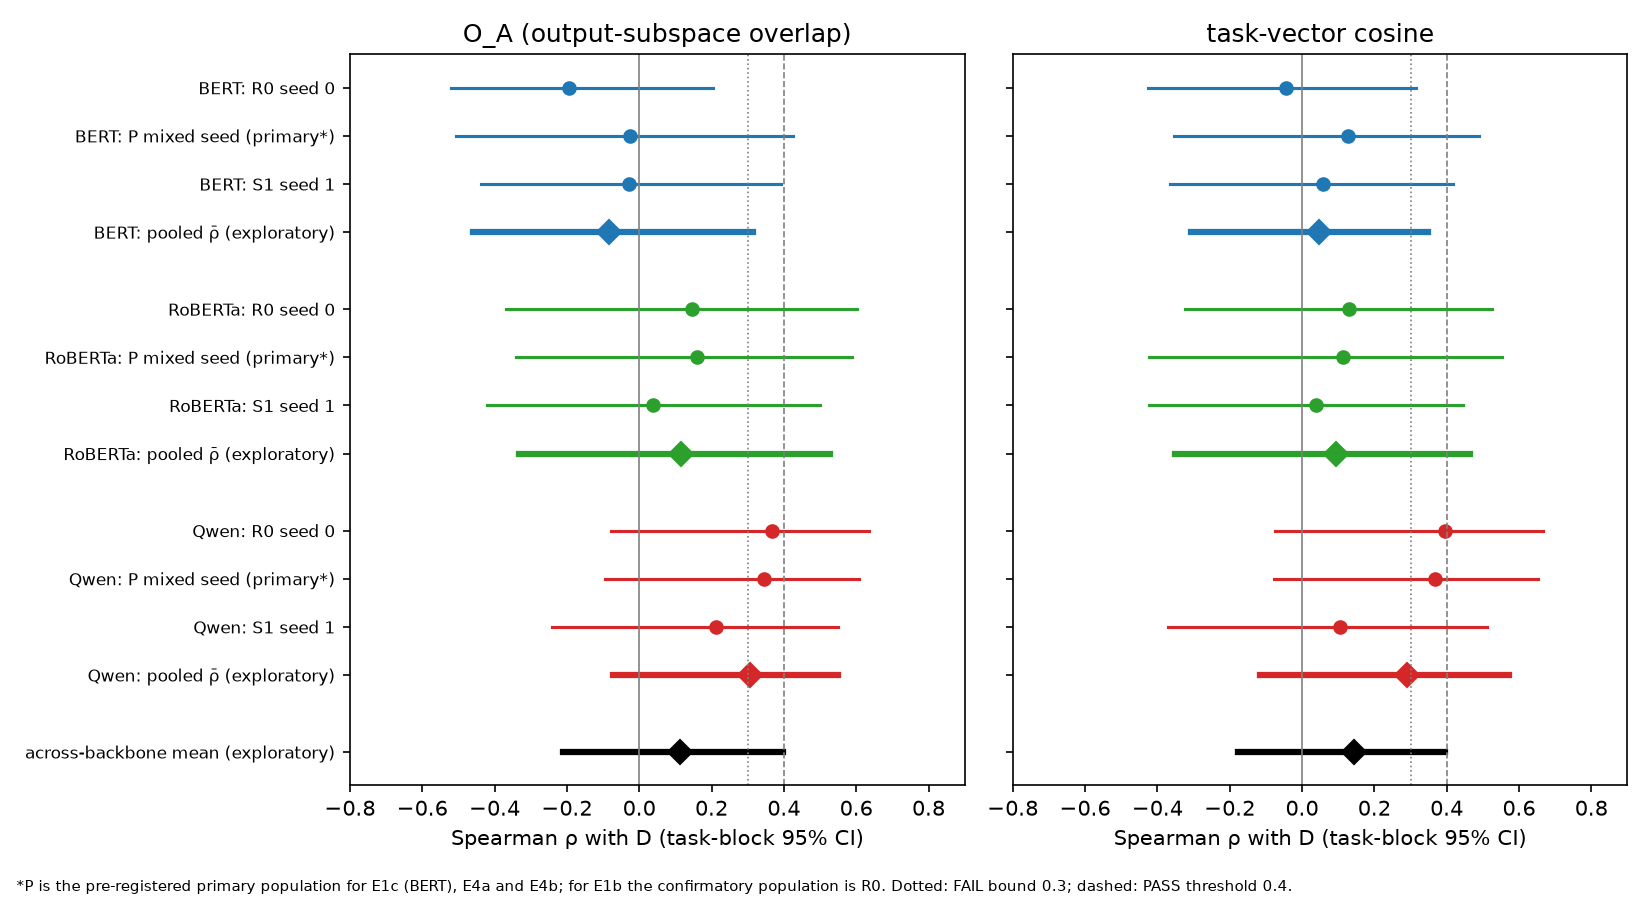

The Python source for this figure:
#!/usr/bin/env python3
"""Forest plot (derived, exploratory pooled rows) of Spearman rho with task-block 95% CIs per population and pooled, per backbone.
Inputs: analysis/pooled_backbones.json only. Output: analysis/fig_forest_backbones.png"""
import json
from pathlib import Path
import matplotlib; matplotlib.use("Agg")
import matplotlib.pyplot as plt
ROOT = Path(__file__).resolve().parents[1]
o = json.loads((ROOT / "analysis" / "pooled_backbones.json").read_text())
fig, axes = plt.subplots(1, 2, figsize=(11, 6), sharey=True)
labels = {"R0": "R0 seed 0", "P": "P mixed seed (primary*)", "S1": "S1 seed 1"}
for ax, c, title in zip(axes, ["O_A", "tv_cosine"], ["O_A (output-subspace overlap)", "task-vector cosine"]):
    y = 0; ticks = []; names = []
    for b, col in zip(["BERT", "RoBERTa", "Qwen"], ["tab:blue", "tab:green", "tab:red"]):
        r = o["per_backbone"][b]["results"][c]
        for p in ["R0", "P", "S1"]:
            lo, hi = r["per_population_boot_ci95"][p]; v = r["rho_per_population"][p]
            ax.plot([lo, hi], [y, y], color=col, lw=1.5); ax.plot(v, y, "o", color=col)
            ticks.append(y); names.append(f"{b}: {labels[p]}"); y -= 1
        lo, hi = r["rho_bar_boot_ci95"]; v = r["rho_bar"]
        ax.plot([lo, hi], [y, y], color=col, lw=3); ax.plot(v, y, "D", color=col, ms=8)
        ticks.append(y); names.append(f"{b}: pooled ρ̄ (exploratory)"); y -= 1.6
    a = o["across_backbone"]["results"][c]["contrasts"]["across_mean"]["joint"]
    ax.plot(a["ci95"], [y, y], color="k", lw=3); ax.plot(a["obs"], y, "D", color="k", ms=8); ticks.append(y); names.append("across-backbone mean (exploratory)")
    for xv, ls in ((0, "-"), (0.3, ":"), (0.4, "--")): ax.axvline(xv, color="grey", ls=ls, lw=0.8)
    ax.set_title(title); ax.set_xlabel("Spearman ρ with D (task-block 95% CI)"); ax.set_xlim(-0.8, 0.9)
axes[0].set_yticks(ticks); axes[0].set_yticklabels(names, fontsize=8)
fig.text(0.01, 0.01, "*P is the pre-registered primary population for E1c (BERT), E4a and E4b; for E1b the confirmatory population is R0. Dotted: FAIL bound 0.3; dashed: PASS threshold 0.4.", fontsize=7)
fig.tight_layout(rect=(0, 0.03, 1, 1)); fig.savefig(ROOT / "analysis" / "fig_forest_backbones.png", dpi=150)
print("ok")
